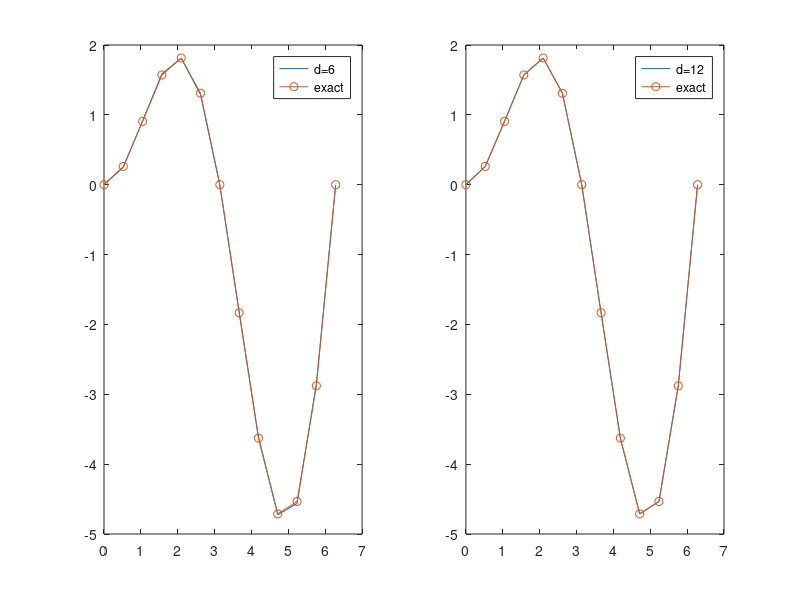

Here is the MATLAB script that generated this plot:
% The following Matlab instructions allow us to compute the coefficients of the
% polynomial of degree 6, 8 10 and 12 interpolating the function f (x) = x sin x at
% equispaced points in [0:2pi] (extrema included).
x=linspace(0,2*pi,13);
f=@(x)x.*sin(x);
for i=6:6:12
    c=polyfit(x,f(x),i);
    p=polyval(c,x);
    subplot(1,2,i/6)
    plot(x,p,x,f(x),'-o')
    legend(['d=',num2str(i)],'exact')
end